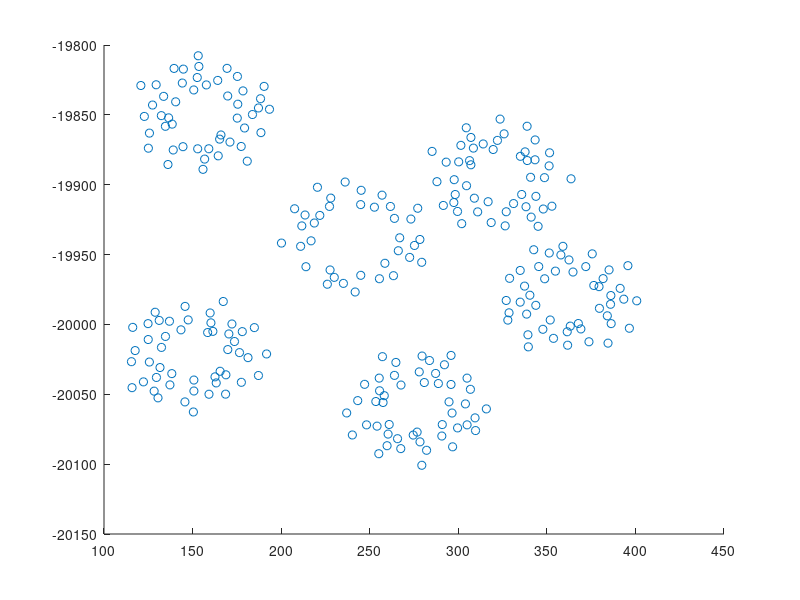
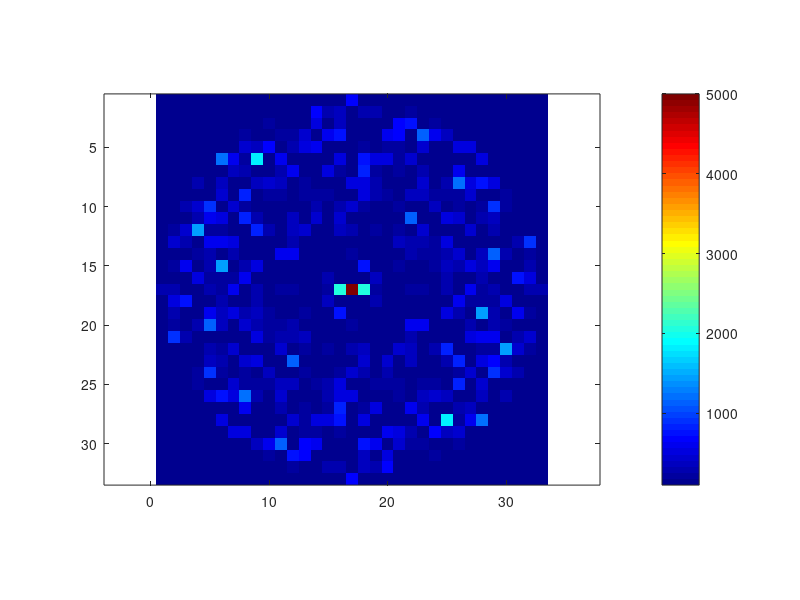

Source code (MATLAB) for these figures, in order: (Note: this script raises an error after producing the figures.)
% Template script for radio astronomy image formation
% Millad Sardarabadi, Sept 2015
%
clear all
close all
clc
%% Loading Data
% The data from LOFAR core will be loaded in this cell.
%
% Rh: A p x p sample covariance matrix, where p = number of antennas
% poslocal: A p x 3 matrix containing the earth-bound coordinates of the
%           receiving elements.
% freq: Central frequency for the measured channel.
% t_obs_matlab: Observation time.
%               (datestr(t_obs_matlab): 11-Jul-2012 22:22:20) 
% lon: Longitude of the LOFAR core
% lat: Latitude of the LOFAR core

load lofar_DSP_data_1.mat

figure
scatter(poslocal(:,1),poslocal(:,2))

%% Initialization
c = 299792458; % speed of light
p = size(Rh,1);% number of receiving elements
lambda = c / freq; % wavelength at the observation frequency

% define a distance matrix of all baselines (=vectors between pairs of antennas)
dist = sqrt(  (meshgrid(poslocal(:,1)) - meshgrid(poslocal(:,1)).').^2 ...
            + (meshgrid(poslocal(:,2)) - meshgrid(poslocal(:,2)).').^2);

D = max(dist(:)); % Maximum Baseline

%% Coordinate system
% In astronomy it is common to use the (l,m,n) coordinates which 
% are the components of the more familiar direction vector in spherical 
% coordinates:
%    s = [cos(theta) * cos(phi)
%        cos(theta) * sin(phi)
%        sin(theta)]


% define a grid of image coordinates (l,m) at the right resolution
FracAngle = 4;% fraction of theoretical limit for angle resolution
                 % 0.25 means ~4x4 pixels in the main lobe
dl = FracAngle * lambda / D; % width/height of a pixel
l = 0:dl:1; % First image coordinate := cos(theta)cos(phi)
l = [-fliplr(l(2:end)),l]';
m = l;  % Second image coordinate := cos(theta)sin(phi)
        % m = l means an aspect ratio 1:1

%% Your Imaging Algorithm should come hereafter...
% Calculate dirty beam pattern
res_l = size(l,1);
res_m = size(m,1);

% Define normalized location vector
z = (pi*freq/c) * poslocal;

% Calculate the baseline vector for x, y and z
baseline_x = (meshgrid(poslocal(:,1)) - meshgrid(poslocal(:,1)).');
baseline_y = (meshgrid(poslocal(:,2)) - meshgrid(poslocal(:,2)).');
baseline_z = (meshgrid(poslocal(:,3)) - meshgrid(poslocal(:,3)).');
baseline_vector = ones(p,p, 3);
baseline_vector(:,:,1) = baseline_x;
baseline_vector(:,:,2) = baseline_y;
baseline_vector(:,:,3) = baseline_z;

% define the direction matrix
% Create 2D grids of l and m
[L, M] = meshgrid(l, m);

% Pre-allocate a 3D matrix for the direction vectors (max resolution: 513x513x3)
direction_matrix = zeros(res_l, res_m, 3);

% Calculate n for each element where l^2 + m^2 <= 1
valid_points = L.^2 + M.^2 <= 1;  % Logical mask for valid points within the unit circle

% Compute n only for valid points, otherwise leave as zero
N = zeros(res_l);  % Initialize n to zero
N(valid_points) = sqrt(1 - L(valid_points).^2 - M(valid_points).^2);  % Calculate n

% Store the l, m, and n components in the direction_matrix
direction_matrix(:, :, 1) = L;  % l-coordinates
direction_matrix(:, :, 2) = M;  % m-coordinates
direction_matrix(:, :, 3) = N;  % n-coordinates

% Display the resulting direction_matrix
disp('Direction vector matrix created with size:');
disp(size(direction_matrix));

% Demensions of dirty beam
dirty_beam = zeros(res_l, res_m);
dirtyImage = zeros(res_l, res_m);

% Reshape baseline_vector to be (p*p, 3) for easy matrix multiplication
baseline_vector_reshaped = reshape(baseline_vector, p*p, 3);
RhReshaped = reshape(Rh, p*p, 1);

% Reshape direction_matrix to be (res_l,res_m, 3) for easy matrix multiplication
direction_matrix_reshaped = reshape(direction_matrix, res_l*res_m, 3);
direction_matrix_reshaped_transpose = direction_matrix_reshaped.';

divide_num = int16(res_l);
[pos_l_list, pos_m_list] = ind2sub([res_l, res_m], 1:(res_l * res_m));
for pos_l_m=1:(res_l*res_m)
    pos_l = pos_l_list(pos_l_m); % idivide(pos_l_m,divide_num)+1;
    pos_m = pos_m_list(pos_l_m); % pos_m = mod(pos_l_m,divide_num)+1;
    if l(pos_l)^2 + m(pos_m)^2 > 1
        dirty_beam(pos_l,pos_m) = 0;
        dirtyImage(pos_l,pos_m) = 0;
    else
        component = exp(1j .* baseline_vector_reshaped * direction_matrix_reshaped_transpose(:,pos_l_m));
        dirty_beam(pos_l,pos_m) = sum(component);
        dirtyImage(pos_l,pos_m) = sum(RhReshaped.*component);
    end
    % if pos_m == res_l
    %     disp(pos_l_m)
    %     disp(pos_l)
    %     disp(pos_m)
    % end
end

% Plot dirty beam
figure;
imagesc(abs(dirty_beam));
axis equal;        % Make axes equal for proper aspect ratio
colormap('jet');   % Use the 'jet' colormap for colors
colorbar;          % Display a color bar to the right
% Set the color axis limits (optional, for consistent color scaling)
caxis([100, 5000]); % 5000 looks cool

%% Clean Algorithm
dirtyImageCleanA = dirtyImage;
q = 0;
gamma = 0.01;
varianceTreshold = 2000;
sumOfVariances = sum(sum(abs(corrcoef(dirtyImageCleanA))))
P_q = uint8.empty;
VarianceQ = double.empty;
while varianceTreshold <= sumOfVariances
    q = q+1;
    [maxPeak , I] = max((dirtyImageCleanA),[] ,'all');
    [Pq, Pp] = ind2sub(size(dirtyImageCleanA),I);
    P_q  = [P_q ; Pq , Pp];
    VarianceQ = [VarianceQ ; maxPeak/dirty_beam(floor(pos_l/2),floor(pos_m/2))];
    %dirtyImageCleanA = dirtyImageCleanA - gamma*(VarianceQ(end))*minus(dirty_beam,dirty_beam(P_q(end)));
    dirtyImageCleanA = dirtyImageCleanA - (gamma*(VarianceQ(end))*shift_center(dirty_beam,P_q(end,:)));
    sumOfVariances = sum(sum((corrcoef(dirtyImageCleanA))));
end    

function new_matrix = shift_center(matrix, new_center)
    % Get the dimensions of the input matrix
    [m, n] = size(matrix);
    
    % Calculate the original center
    original_center = int16([ceil(m / 2), ceil(n / 2)]);
    
    % Calculate the shifts
    row_shift = (int16(new_center(1)) - original_center(1));
    col_shift = (int16(new_center(2)) - original_center(2));
    
    % Create the new matrix initialized with zeros
    new_matrix = zeros(size(matrix));
    
    % Create row and column indices for the original matrix
    [rows, cols] = ndgrid(1:m, 1:n);
    
    % Calculate new positions
    new_rows = int16(rows) + row_shift;
    new_cols = int16(cols) + col_shift;
    
    % Find valid positions within the matrix bounds
    valid_mask = (new_rows >= 1 & new_rows <= m) & (new_cols >= 1 & new_cols <= n);
    
    % Assign values to the new matrix at valid positions
    new_matrix(new_rows(valid_mask), new_cols(valid_mask)) = matrix(rows(valid_mask), cols(valid_mask));
end

function [beam] = Bsynth(image_size, beam_width)
    % Generate and display synthetic beam (Gaussian bell curve)
    % Arguments:
    % image_size : Size of the output image (e.g., 100 for a 100x100 image)
    % beam_width : Standard deviation (spread) of the Gaussian bell curve
    
    % Create a grid of (l, m) coordinates
    l = linspace(-1, 1, image_size);  % l coordinates from -1 to 1
    m = linspace(-1, 1, image_size);  % m coordinates from -1 to 1
    [L, M] = meshgrid(l, m);          % 2D grid of (l, m) values
    
    % Calculate the distance from the center (0, 0)
    d = sqrt(L.^2 + M.^2);
    
    % Gaussian beam shape
    beam = exp(-d.^2 / (2 * beam_width^2));
end

beam_synth = size(size(l,1),2);
disp(beam_synth);
beam_synth = Bsynth(size(l,1), 2/size(l,1)*8);

source_num = q;
sum_beam_synth = zeros(res_l,res_m)
for q=1:source_num
    %sum_beam_synth = sum_beam_synth + gamma*(VarianceQ(q))*minus(beam_synth, beam_synth(P_q(q)));
    sum_beam_synth = sum_beam_synth + gamma*(VarianceQ(q))*shift_center(beam_synth,P_q(q,:));
end    
CleanAlgImage = dirtyImageCleanA + sum_beam_synth;
%CleanAlgImage = dirtyImageCleanA + sum(gamma*VarianceQ*minus(beam_synth, beam_synth(P_q)));

close all

% Plot dirty Image
figure;
imagesc(abs(dirtyImage));
axis equal;        % Make axes equal for proper aspect ratio
colormap('jet');   % Use the 'jet' colormap for colors
colorbar;  
caxis([100, 300]);
% save any matrixes in xlsx files
% filename = 'dirty_beam_513.xlsx';
% writematrix(dirty_beam,filename);

% Plot Clean Algorithm Image
figure;
imagesc(abs(CleanAlgImage));
axis equal;        % Make axes equal for proper aspect ratio
colormap('jet');   % Use the 'jet' colormap for colors
colorbar;  
caxis([100, 300]);

% Plot Clean Algorithm Image
figure;
imagesc(abs(dirtyImageCleanA));
axis equal;        % Make axes equal for proper aspect ratio
colormap('jet');   % Use the 'jet' colormap for colors
colorbar;  
%caxis([100, 300]);
